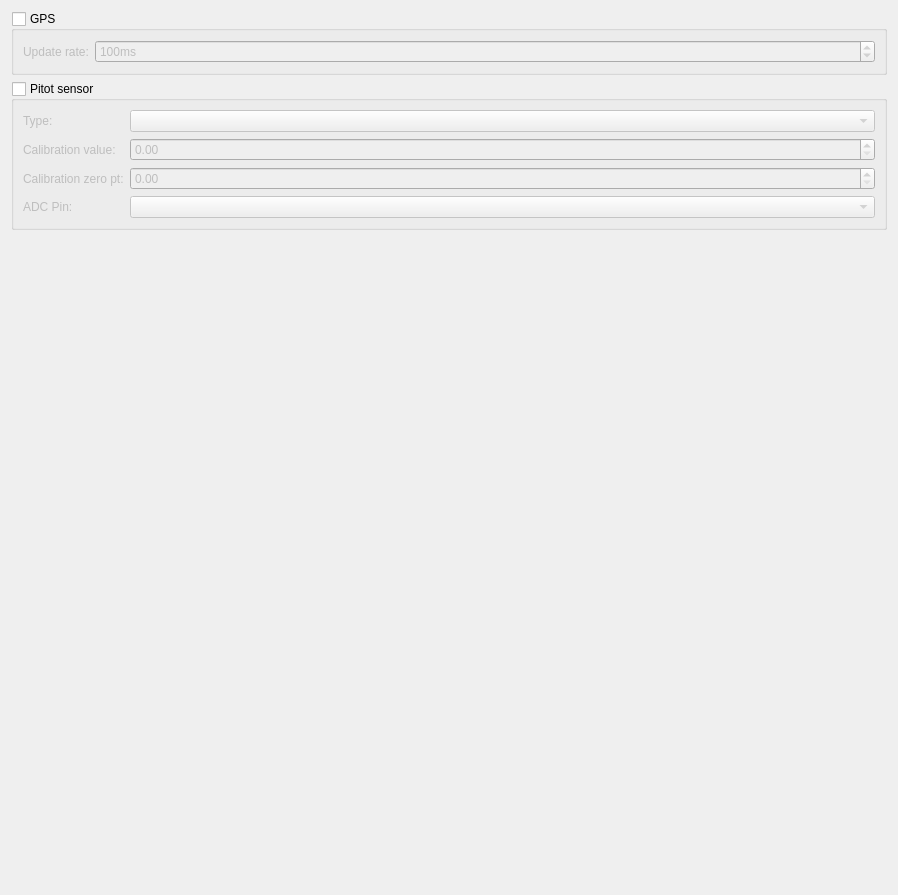
         <widget class="QWidget" name="scrollAreaWidgetContents_8">
          <property name="geometry">
           <rect>
            <x>0</x>
            <y>0</y>
            <width>898</width>
            <height>895</height>
           </rect>
          </property>
          <layout class="QVBoxLayout" name="verticalLayout_20">
           <item>
            <widget class="QGroupBox" name="gb_airspeedGPS">
             <property name="title">
              <string>GPS</string>
             </property>
             <property name="checkable">
              <bool>true</bool>
             </property>
             <property name="checked">
              <bool>false</bool>
             </property>
             <layout class="QFormLayout" name="formLayout_3">
              <item row="0" column="0">
               <widget class="QLabel" name="label_3">
                <property name="text">
                 <string>Update rate:</string>
                </property>
               </widget>
              </item>
              <item row="0" column="1">
               <widget class="QSpinBox" name="sb_gpsUpdateRate">
                <property name="suffix">
                 <string>ms</string>
                </property>
                <property name="minimum">
                 <number>1</number>
                </property>
                <property name="maximum">
                 <number>1000</number>
                </property>
                <property name="singleStep">
                 <number>50</number>
                </property>
                <property name="value">
                 <number>100</number>
                </property>
                <property name="objrelation" stdset="0">
                 <stringlist notr="true">
                  <string>objname:AirspeedSettings</string>
                  <string>field:GPSSamplePeriod_ms</string>
                 </stringlist>
                </property>
               </widget>
              </item>
             </layout>
            </widget>
           </item>
           <item>
            <widget class="QGroupBox" name="gb_airspeedPitot">
             <property name="title">
              <string>Pitot sensor</string>
             </property>
             <property name="checkable">
              <bool>true</bool>
             </property>
             <property name="checked">
              <bool>false</bool>
             </property>
             <layout class="QFormLayout" name="formLayout_7">
              <item row="0" column="0">
               <widget class="QLabel" name="label_4">
                <property name="text">
                 <string>Type:</string>
                </property>
               </widget>
              </item>
              <item row="0" column="1">
               <widget class="QComboBox" name="cb_airspeedSensorType">
                <property name="objrelation" stdset="0">
                 <stringlist notr="true">
                  <string>objname:AirspeedSettings</string>
                  <string>fieldname:AirspeedSensorType</string>
                 </stringlist>
                </property>
               </widget>
              </item>
              <item row="1" column="0">
               <widget class="QLabel" name="label_7">
                <property name="text">
                 <string>Calibration value:</string>
                </property>
               </widget>
              </item>
              <item row="1" column="1">
               <widget class="QDoubleSpinBox" name="sb_pitotScale">
                <property name="singleStep">
                 <double>0.100000000000000</double>
                </property>
                <property name="objrelation" stdset="0">
                 <stringlist notr="true">
                  <string>objname:AirspeedSettings</string>
                  <string>fieldname:Scale</string>
                 </stringlist>
                </property>
               </widget>
              </item>
              <item row="2" column="0">
               <widget class="QLabel" name="label_16">
                <property name="text">
                 <string>Calibration zero pt:</string>
                </property>
               </widget>
              </item>
              <item row="2" column="1">
               <widget class="QDoubleSpinBox" name="sb_pitotZeroPoint">
                <property name="singleStep">
                 <double>0.100000000000000</double>
                </property>
                <property name="objrelation" stdset="0">
                 <stringlist notr="true">
                  <string>objname:AirspeedSettings</string>
                  <string>fieldname:ZeroPoint</string>
                 </stringlist>
                </property>
               </widget>
              </item>
              <item row="3" column="0">
               <widget class="QLabel" name="label_25">
                <property name="text">
                 <string>ADC Pin:</string>
                </property>
               </widget>
              </item>
              <item row="3" column="1">
               <widget class="QComboBox" name="cbAirspeedAnalog">
                <property name="objrelation" stdset="0">
                 <stringlist notr="true">
                  <string>objname:AirspeedSettings</string>
                  <string>fieldname:AnalogPin</string>
                 </stringlist>
                </property>
               </widget>
              </item>
             </layout>
            </widget>
           </item>
           <item>
            <spacer name="verticalSpacer_5">
             <property name="orientation">
              <enum>Qt::Vertical</enum>
             </property>
             <property name="sizeHint" stdset="0">
              <size>
               <width>20</width>
               <height>601</height>
              </size>
             </property>
            </spacer>
           </item>
          </layout>
         </widget>
